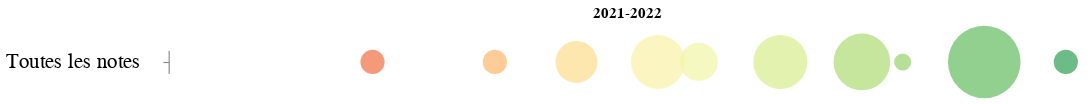

Write notebook code for a chart like this one.
### Markdown cell above
# Des notes

### Code cell
overall = notation_saison.groupby(['Note_num', 'Note_txt']).agg({"Joueur": "count", "sort": "max"}).reset_index()

alt.Chart(overall).mark_circle().encode(
    x=alt.X(
        'Note_num:Q',
        title='Note',
        axis=None
    ),
    y=alt.datum("Toutes les notes"),
    color=alt.Color(
        'Note_num:Q', 
        legend=None, 
        scale=alt.Scale(domain=[0.0,5.0], scheme="redyellowgreen")
    ),
    size=alt.Size(
        "Joueur:Q",
        legend=None,
        scale=alt.Scale(domain=[0.0, overall["Joueur"].max()], range=[0.0, 4000.0])
    ),
    tooltip=[alt.Tooltip("Note_txt:N", title="Note"), alt.Tooltip("Joueur:N", title="# Attributions")]
).properties(
    title='2021-2022',
    width=800
).configure_axis(
    grid=False
).configure_view(
    strokeWidth=0,
).configure_axisY(
    labelPadding=20, 
    labelFontSize=18,
    grid=False,
)

### Figure 1 — Vega-Lite specification as saved in the notebook (floating-point values rounded to 4 significant figures)
{"config": {"view": {"continuousWidth": 400, "continuousHeight": 300, "strokeWidth": 0}, "axis": {"grid": false}, "axisY": {"grid": false, "labelFontSize": 18, "labelPadding": 20}}, "data": {"name": "data-7995141070193f12bfa887fdb872627b"}, "mark": "circle", "encoding": {"color": {"field": "Note_num", "legend": null, "scale": {"domain": [0.0, 5.0], "scheme": "redyellowgreen"}, "type": "quantitative"}, "size": {"field": "Joueur", "legend": null, "scale": {"domain": [0.0, 18.0], "range": [0.0, 4000.0]}, "type": "quantitative"}, "tooltip": [{"field": "Note_txt", "title": "Note", "type": "nominal"}, {"field": "Joueur", "title": "# Attributions", "type": "nominal"}], "x": {"axis": null, "field": "Note_num", "title": "Note", "type": "quantitative"}, "y": {"datum": "Toutes les notes"}}, "title": "2021-2022", "width": 800, "$schema": "https://vega.github.io/schema/vega-lite/v4.17.0.json", "datasets": {"data-7995141070193f12bfa887fdb872627b": [{"Note_num": 1.0, "Note_txt": "1", "Joueur": 2, "sort": 20220815}, {"Note_num": 1.6, "Note_txt": "2-", "Joueur": 2, "sort": 20220815}, {"Note_num": 2.0, "Note_txt": "2", "Joueur": 6, "sort": 20220904}, {"Note_num": 2.4, "Note_txt": "2+", "Joueur": 10, "sort": 20220904}, {"Note_num": 2.6, "Note_txt": "3-", "Joueur": 5, "sort": 20220820}, {"Note_num": 3.0, "Note_txt": "3", "Joueur": 10, "sort": 20220904}, {"Note_num": 3.4, "Note_txt": "3+", "Joueur": 11, "sort": 20220904}, {"Note_num": 3.6, "Note_txt": "4-", "Joueur": 1, "sort": 20220904}, {"Note_num": 4.0, "Note_txt": "4", "Joueur": 18, "sort": 20220904}, {"Note_num": 4.4, "Note_txt": "4+", "Joueur": 2, "sort": 20220829}]}}
